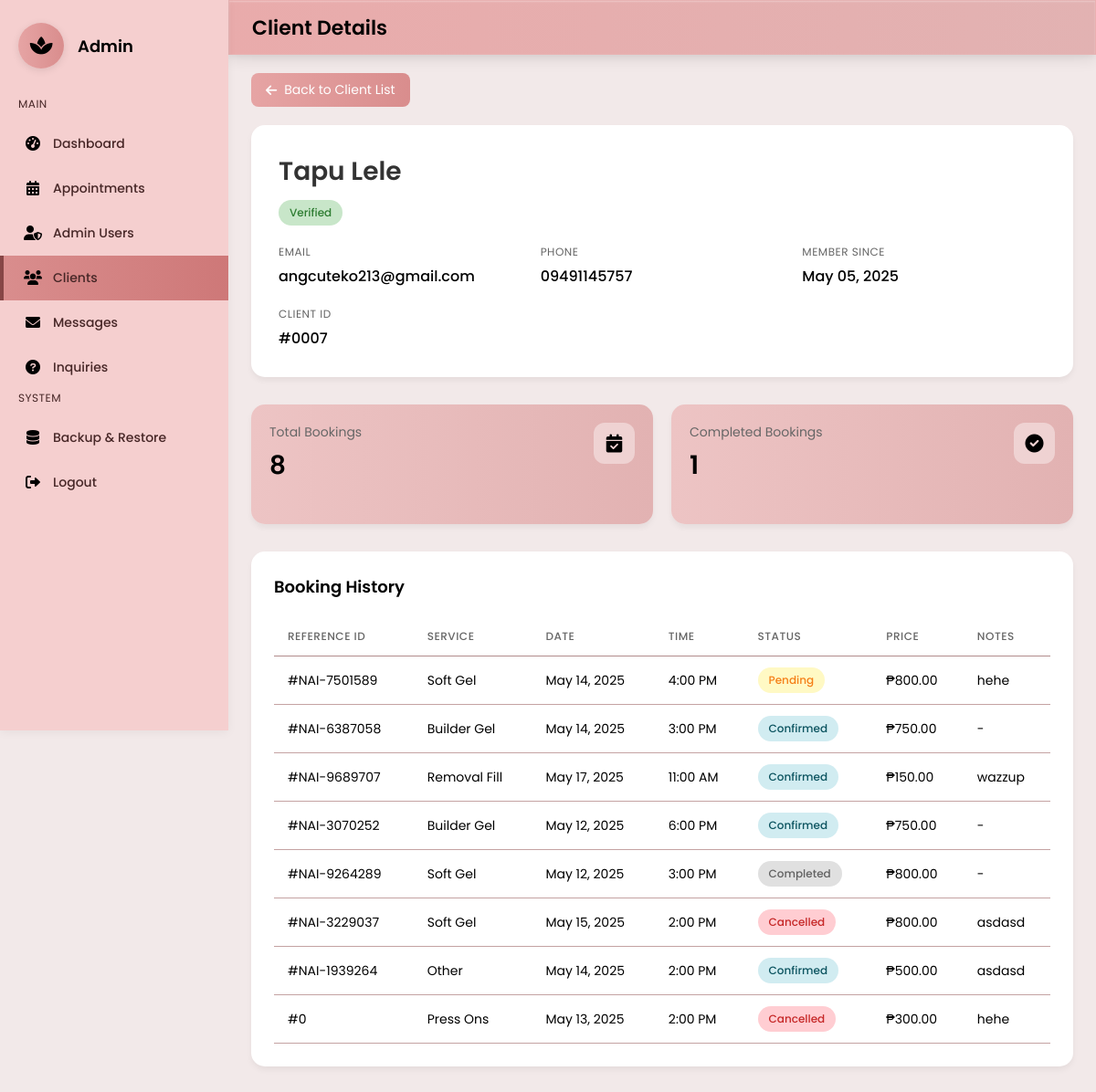
/client-details.php?id=7, run on the app's committed database.
### tables this page shows
CREATE TABLE `users` (
  `id` int(11) NOT NULL AUTO_INCREMENT,
  `first_name` varchar(50) NOT NULL,
  `last_name` varchar(50) NOT NULL,
  `email` varchar(100) NOT NULL,
  `phone` varchar(20) NOT NULL,
  `password` varchar(255) NOT NULL,
  `created_at` timestamp NOT NULL DEFAULT current_timestamp(),
  `verification_token` varchar(64) DEFAULT NULL,
  `token_expiry` datetime DEFAULT NULL,
  `is_verified` tinyint(1) NOT NULL DEFAULT 0,
  PRIMARY KEY (`id`),
  UNIQUE KEY `email` (`email`),
  KEY `idx_email_token` (`email`,`verification_token`),
  KEY `idx_is_verified` (`is_verified`),
  KEY `idx_created_at` (`created_at`),
  KEY `idx_full_name` (`first_name`,`last_name`)
);

CREATE TABLE `bookings` (
  `id` int(11) NOT NULL AUTO_INCREMENT,
  `user_id` int(11) DEFAULT NULL,
  `name` varchar(100) NOT NULL,
  `email` varchar(100) NOT NULL,
  `phone` varchar(20) NOT NULL,
  `service` varchar(50) NOT NULL,
  `date` date NOT NULL,
  `time` varchar(10) NOT NULL,
  `notes` text DEFAULT NULL,
  `technician` varchar(50) DEFAULT 'TBD',
  `duration` int(11) DEFAULT NULL,
  `price` decimal(10,2) DEFAULT NULL,
  `reference_id` varchar(20) NOT NULL,
  `status` enum('pending','confirmed','completed','cancelled') DEFAULT 'pending',
  `created_at` timestamp NOT NULL DEFAULT current_timestamp(),
  PRIMARY KEY (`id`),
  KEY `user_id` (`user_id`),
  CONSTRAINT `bookings_ibfk_1` FOREIGN KEY (`user_id`) REFERENCES `users` (`id`) ON DELETE SET NULL
);

### client-details.php (the view, shortened to what this page needs)
<?php
$conn = mysqli_connect("localhost", "root", "", "nail_architect_db");
$clientId = mysqli_real_escape_string($conn, $_GET['id']);
$clientQuery = "SELECT * FROM users WHERE id = '$clientId'";
$clientResult = mysqli_query($conn, $clientQuery);
$client = mysqli_fetch_assoc($clientResult);
$bookingsQuery = "SELECT b.*, GROUP_CONCAT(bi.image_path) as inspiration_images,
                  pp.image_path as payment_proof
                  FROM bookings b
                  LEFT JOIN booking_images bi ON b.id = bi.booking_id
                  LEFT JOIN payment_proofs pp ON b.id = pp.booking_id
                  WHERE b.user_id = '$clientId'
                  GROUP BY b.id
                  ORDER BY b.created_at DESC";
$bookingsResult = mysqli_query($conn, $bookingsQuery);
$totalBookings = mysqli_num_rows($bookingsResult);
$completedBookings = 0;
mysqli_data_seek($bookingsResult, 0);
while ($booking = mysqli_fetch_assoc($bookingsResult)) {
    if ($booking['status'] == 'completed') {
        $completedBookings++;
    }
}
mysqli_data_seek($bookingsResult, 0);
?>
<!DOCTYPE html>
<html lang="en">
<head>
    <link rel="stylesheet" href="sidebar-admin.css">
    <link rel="stylesheet" href="https://cdnjs.cloudflare.com/ajax/libs/font-awesome/6.0.0-beta3/css/all.min.css">
</head>
<body>
    <div class="sidebar">
        <div class="logo-container">
            <div class="logo">
                <i class="fas fa-spa" style="font-size: 22px; z-index: 1;"></i>
            </div>
            <div class="admin-title">Admin</div>
        </div>
        <div class="nav-menu">
            <div class="menu-section">MAIN</div>
            <div class="menu-item" onclick="window.location.href='admin-dashboard.php'">
                <div class="menu-icon"><i class="fas fa-tachometer-alt"></i></div>
                <div class="menu-text">Dashboard</div>
            </div>
            <div class="menu-item" onclick="window.location.href='admin-appointments.php'">
                <div class="menu-icon"><i class="fas fa-calendar-alt"></i></div>
                <div class="menu-text">Appointments</div>
            </div>
            <div class="menu-item" onclick="window.location.href='admin-management.php'">
                <div class="menu-icon"><i class="fas fa-user-shield"></i></div>
                <div class="menu-text">Admin Users</div>
            </div>
            <div class="menu-item active" onclick="window.location.href='clients.php'">
                <div class="menu-icon"><i class="fas fa-users"></i></div>
                <div class="menu-text">Clients</div>
            </div>
            <div class="menu-item" onclick="window.location.href='admin-messages.php'">
                <div class="menu-icon"><i class="fas fa-envelope"></i></div>
                <div class="menu-text">Messages</div>
            </div>
            <div class="menu-item" onclick="window.location.href='admin-inquiries.php'">
                <div class="menu-icon"><i class="fas fa-question-circle"></i></div>
                <div class="menu-text">Inquiries</div>
            </div>
            <div class="menu-section">SYSTEM</div>
            <div class="menu-item" onclick="window.location.href='admin-backup.php'">
                <div class="menu-icon"><i class="fas fa-database"></i></div>
                <div class="menu-text">Backup & Restore</div>
            </div>
            <div class="menu-item" onclick="window.location.href='logout.php'">
                <div class="menu-icon"><i class="fas fa-sign-out-alt"></i></div>
                <div class="menu-text">Logout</div>
            </div>
        </div>
    </div>
    <div class="top-bar">
        <div class="page-title">Client Details</div>
    </div>
    <div class="content-wrapper">
        <a href="clients.php" class="btn-back">
            <i class="fas fa-arrow-left"></i> Back to Client List
        </a>
        <div class="client-header">
            <h1><?php echo $client['first_name'] . ' ' . $client['last_name']; ?></h1>
            <?php
            $statusBadge = $client['is_verified'] ?
                '<span class="status-badge status-verified">Verified</span>' :
                '<span class="status-badge status-unverified">Unverified</span>';
            echo $statusBadge;
            ?>
            <div class="client-info">
                <div class="info-item">
                    <span class="info-label">Email</span>
                    <span class="info-value"><?php echo $client['email']; ?></span>
                </div>
                <div class="info-item">
                    <span class="info-label">Phone</span>
                    <span class="info-value"><?php echo $client['phone']; ?></span>
                </div>
                <div class="info-item">
                    <span class="info-label">Member Since</span>
                    <span class="info-value"><?php echo date('F d, Y', strtotime($client['created_at'])); ?></span>
                </div>
                <div class="info-item">
                    <span class="info-label">Client ID</span>
                    <span class="info-value">#<?php echo str_pad($client['id'], 4, '0', STR_PAD_LEFT); ?></span>
                </div>
            </div>
        </div>
        <div class="dashboard-grid">
            <div class="stat-card">
                <div class="stat-header">
                    <div>
                        <div class="stat-title">Total Bookings</div>
                        <div class="stat-value"><?php echo $totalBookings; ?></div>
                    </div>
                    <div class="stat-icon">
                        <i class="fas fa-calendar-check"></i>
                    </div>
                </div>
            </div>
            <div class="stat-card">
                <div class="stat-header">
                    <div>
                        <div class="stat-title">Completed Bookings</div>
                        <div class="stat-value"><?php echo $completedBookings; ?></div>
                    </div>
                    <div class="stat-icon">
                        <i class="fas fa-check-circle"></i>
                    </div>
                </div>
            </div>
        </div>
        <div class="content-section">
            <div class="section-header">
                <div class="section-title">Booking History</div>
            </div>
            <?php if (mysqli_num_rows($bookingsResult) > 0): ?>
                <table class="bookings-table">
                    <thead>
                        <tr>
                            <th>REFERENCE ID</th>
                            <th>SERVICE</th>
                            <th>DATE</th>
                            <th>TIME</th>
                            <th>STATUS</th>
                            <th>PRICE</th>
                            <th>NOTES</th>
                        </tr>
                    </thead>
                    <tbody>
                        <?php while ($booking = mysqli_fetch_assoc($bookingsResult)): ?>
                            <tr>
                                <td>#<?php echo $booking['reference_id']; ?></td>
                                <td><?php echo ucwords(str_replace('-', ' ', $booking['service'])); ?></td>
                                <td><?php echo date('M d, Y', strtotime($booking['date'])); ?></td>
                                <td><?php echo date('g:i A', strtotime($booking['time'])); ?></td>
                                <td>
                                    <span class="status-badge status-<?php echo $booking['status']; ?>">
                                        <?php echo ucfirst($booking['status']); ?>
                                    </span>
                                </td>
                                <td>₱<?php echo number_format($booking['price'], 2); ?></td>
                                <td><?php echo $booking['notes'] ?: '-'; ?></td>
                            </tr>
                        <?php endwhile; ?>
                    </tbody>
                </table>
            <?php else: ?>
                <p class="no-data">No bookings found for this client.</p>
            <?php endif; ?>
        </div>
    </div>
</body>
</html>

### sidebar-admin.css (style rules this page uses)
.sidebar { width: 250px; background-color: rgb(245, 207, 207); height: 100vh; padding: 25px 0; position: fixed; overflow-y: auto; left: 0; top: 0; box-shadow: 0 2px 10px rgba(0, 0, 0, 0.05); z-index: 100; }
.logo-container { padding: 0 20px; margin-bottom: 30px; display: flex; align-items: center; }
.logo { width: 50px; height: 50px; border-radius: 50%; background: linear-gradient(to right, #e6a4a4, #d98d8d); position: relative; overflow: hidden; display: flex; align-items: center; justify-content: center; box-shadow: 0 2px 8px rgba(0, 0, 0, 0.1); }
.admin-title { margin-left: 15px; font-weight: 600; font-size: 18px; }
.nav-menu { margin-top: 20px; }
.menu-section { margin-bottom: 10px; padding: 0 20px; font-size: 12px; color: #472727; ; text-transform: uppercase; letter-spacing: 0.5px; }
.menu-item { padding: 12px 20px; display: flex; align-items: center; cursor: pointer; transition: all 0.3s ease; position: relative; border-left: 4px solid transparent; }
.menu-item.active { background: linear-gradient(to right, #d98d8d, #ce7878); border-left-color: #874646; }
.menu-icon { width: 24px; margin-right: 10px; text-align: center; font-size: 16px; }
.menu-text { font-size: 14px; font-weight: 500; color: #472727; }
.content-wrapper { margin-left: 250px; padding: 25px; padding-top: 80px; }
.top-bar { position: fixed; top: 0; left: 250px; right: 0; height: 60px; background: linear-gradient(to right, rgb(233, 171, 171), rgb(226, 178, 178)); display: flex; align-items: center; justify-content: space-between; padding: 0 25px; border: 1px solid rgba(235, 184, 184, 0.3); box-shadow: 0 4px 16px rgba(0, 0, 0, 0.1), 0 2px 8px rgba(0, 0, 0, 0.05), inset 0 1px 2px rgba(255, 255, 255, 0.3); z-index: 99; }
.page-title { font-size: 22px; font-weight: 600; }

### data on the page
users: first_name "Tapu", last_name "Lele", email "angcuteko213@gmail.com", phone "09491145757", created_at "May 05, 2025", id "0007"
bookings: reference "NAI-7501589", service "Soft Gel", date "May 14, 2025", time "4:00 PM", status "Pending", price "800.00", notes "hehe"
bookings: reference "NAI-6387058", service "Builder Gel", date "May 14, 2025", time "3:00 PM", status "Confirmed", price "750.00", notes "-"
bookings: reference "NAI-9689707", service "Removal Fill", date "May 17, 2025", time "11:00 AM", status "Confirmed", price "150.00", notes "wazzup"
bookings: reference "NAI-3070252", service "Builder Gel", date "May 12, 2025", time "6:00 PM", status "Confirmed", price "750.00", notes "-"
bookings: reference "NAI-9264289", service "Soft Gel", date "May 12, 2025", time "3:00 PM", status "Completed", price "800.00", notes "-"
bookings: reference "NAI-3229037", service "Soft Gel", date "May 15, 2025", time "2:00 PM", status "Cancelled", price "800.00", notes "asdasd"
bookings: reference "NAI-1939264", service "Other", date "May 14, 2025", time "2:00 PM", status "Confirmed", price "500.00", notes "asdasd"
bookings: reference "0", service "Press Ons", date "May 13, 2025", time "2:00 PM", status "Cancelled", price "300.00", notes "hehe"

### other printed values
$totalBookings "8"
$completedBookings "1"
